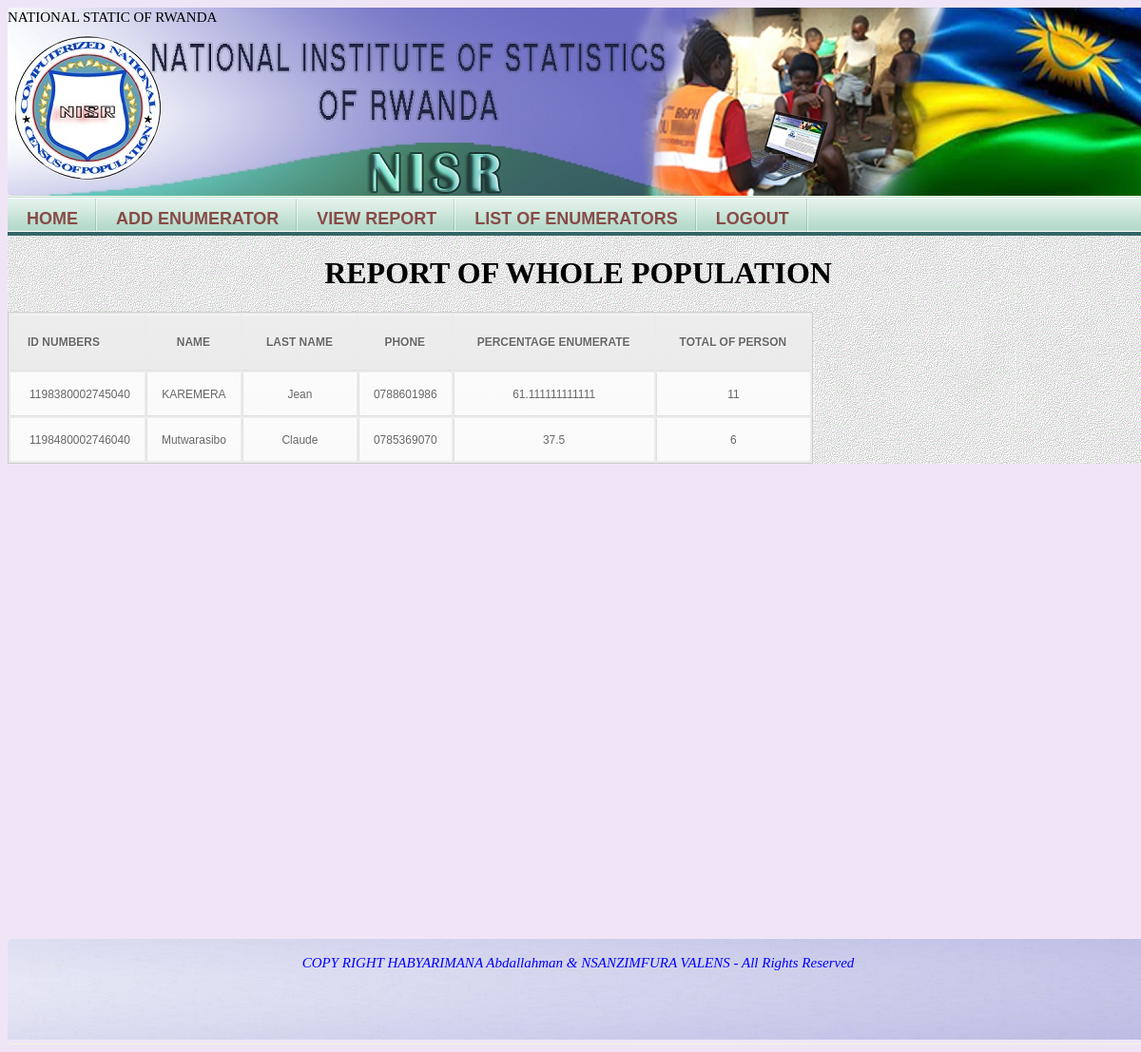
The app's page /list_enumerators.php (signed in) with its own data.
### tables this page shows
CREATE TABLE IF NOT EXISTS `enumerators` (
  `Id_Enum` varchar(25) NOT NULL,
  `Name_Enum` text NOT NULL,
  `LN_Enum` text NOT NULL,
  `Phone` varchar(12) NOT NULL,
  `Username` varchar(20) NOT NULL,
  `Password` varchar(50) NOT NULL,
  `Year_Of_census` int(4) NOT NULL,
  `ProvinceId` int(15) NOT NULL,
  `District_Id` int(15) NOT NULL,
  `Sector_Id` int(15) NOT NULL,
  PRIMARY KEY (`Id_Enum`)
);

### list_enumerators.php (the view, shortened to what this page needs)
<? session_start();
if(isset($_SESSION['logged-in']) && $_SESSION['logged-in']==true){
?>
<!DOCTYPE html">
<html lang="EN" >
<head>
<link type="text/css" rel="stylesheet" href="css/sheet.css" media="all" />
<link type="text/css" rel="stylesheet" href="css/Enumerationprocess.css" media="all" />
<link type="text/css" rel="stylesheet" href="css/table_design.css" media="all" />
</head>
<body>
<div id="heading">
<p> NATIONAL STATIC OF RWANDA </p> </br>
</div>
<div id="Content">
<div id="navmenu">
<ul>
<li> <a href="admin.php">HOME</a><li>
<li><a href="admin.php?addenum=addenum">ADD ENUMERATOR </a></li>
<li> <a href="report.php">VIEW REPORT</a></li>
<li> <a href="list_enumerators.php"> LIST OF ENUMERATORS </a></li>
<li> <a href="logout.php"> LOGOUT </a></li>
</ul>
</div>
<h1 align="center"> REPORT OF WHOLE POPULATION </h1>
                <table>
                <tr>
                <th>  ID NUMBERS </th> <th> NAME  </th> <th> LAST NAME  </th> <th> PHONE  </th> <th> PERCENTAGE ENUMERATE  </th><th> TOTAL OF PERSON </th>
                </tr>
                <tr>
                <?
				$qy="SELECT * FROM enumerators";
                $re=mysql_query($qy);
	             while($ro=mysql_fetch_array($re)){
				$idenum=$ro['Id_Enum'];
				$count=0;
				$total=0;
                $query="SELECT *from household";
                $res=mysql_query($query) or ('Error in selection');
                while($row=mysql_fetch_array($res)){
				$count=$count+1;
				if($row['Id_Enum']==$idenum) {
				$count=$count+1;
				 $c=$row['Nu.Members'];
				 $total=$total+$c;
				  }
				  }
				  $tperc=($total*100)/$count;
                ?>
                <td>
                  <?=$ro['Id_Enum']?> </td>
				 <td>
                  <?=$ro['Name_Enum']?> </td>
                 <td><?=$ro['LN_Enum']?> </td>
                 <td><?=$ro['Phone']?> </td>
                  <td><?=$tperc?></td>
                  <td><?=$total?></td>
                 </tr>
	<?
	}
	?>
     </table>
    </div>
<div id="footest">
<p> COPY RIGHT HABYARIMANA Abdallahman & NSANZIMFURA VALENS - All Rights Reserved </p>
</div>
</body>
</html>
<?
}
else
{
echo "Please this page can not open while Your are not logged in................";
echo '<a href="index.php"> Back to Log In</a>';
}
?>

### css/sheet.css (style rules this page uses)
body { background-image: url(img/bg-bbbody.png); }
#Content { width:1200px; margin-left:450px; margin-right:450px; background-image: url(img/boar.gif); margin:0 auto; }
#heading { margin-top:0px; width:1200px; background:transparent url(../img/bg-bubheader1.jpg) top left no-repeat; margin-left:450px; margin-right:450px; height:198px; position:relative; line-height:20px; font-size:15px; border-radius: 5px; border-bottom-color: #2A0000; border-bottom:1px solid beige; margin:0 auto; }
#navmenu ul { clear:both; margin-top:140px; margin:0; padding:0; list-style-type:none; width:1200px; position:relative; display:block; height:36px; text-transform:uppercase; font-size:18px; font-weight:bold; background:transparent url('../img/OFF.gif') repeat-x top left; font-family:Helvetica,Arial,Verdana,sans-serif; border-bottom:4px solid #336666; border-top:1px solid #C0E2D4; margin:0 auto; }
#navmenu li { display:block; float:left; margin:0; pading:0; }
#navmenu li a { display:block; float:left; color:#874B46; text-decoration:none; font-weight:bold; padding:12px 20px 0 20px; height:24px; background:transparent url('../img/DIVIDER.gif') no-repeat top right; }
#footest { width: 1200px; background:transparent url(../img/bg-bubfooter1.jpg) top left no-repeat; text-align:center; font-style:oblique; color:#0000FF; height:110px; line-height:20px; font-size:15px; background-repeat: no-repeat; border-radius: 5px; border-bottom-color: #2A0000; border-bottom:1px solid beige; margin:0 auto; margin-top:500px; overflow: auto; }

### css/table_design.css (style rules this page uses)
table { font-family:Arial, Helvetica, sans-serif; color:#666; font-size:12px; text-shadow: 1px 1px 0px #fff; background:#eaebec; margin:20px; border:#ccc 1px solid; margin-left:0%; }
table th { padding:21px 25px 22px 25px; border-top:1px solid #fafafa; border-bottom:1px solid #e0e0e0; background: #ededed; background: -webkit-gradient(linear, left top, left bottom, from(#ededed), to(#ebebeb)); background: -moz-linear-gradient(top, #ededed, #ebebeb); }
table th:first-child { text-align: left; padding-left:18px; }
table tr:first-child th:first-child { -moz-border-radius-topleft:3px; -webkit-border-top-left-radius:3px; border-top-left-radius:3px; }
table tr:first-child th:last-child { -moz-border-radius-topright:3px; -webkit-border-top-right-radius:3px; border-top-right-radius:3px; }
table tr { text-align: center; padding-left:20px; }
table tr td:first-child { text-align: left; padding-left:20px; border-left: 0; }
table tr td { padding:15px; border-top: 1px solid #ffffff; border-bottom:1px solid #e0e0e0; border-left: 1px solid #e0e0e0; background: #fafafa; background: -webkit-gradient(linear, left top, left bottom, from(#fbfbfb), to(#fafafa)); background: -moz-linear-gradient(top, #fbfbfb, #fafafa); }
table tr:last-child td { border-bottom:0; }
table tr:last-child td:first-child { -moz-border-radius-bottomleft:3px; -webkit-border-bottom-left-radius:3px; border-bottom-left-radius:3px; }
table tr:last-child td:last-child { -moz-border-radius-bottomright:3px; -webkit-border-bottom-right-radius:3px; border-bottom-right-radius:3px; }

### records on screen
enumerators: Id_Enum "1198380002745040", Name_Enum "KAREMERA", LN_Enum "Jean", Phone "0788601986", tperc "61.111111111111", total "11"
enumerators: Id_Enum "1198480002746040", Name_Enum "Mutwarasibo", LN_Enum "Claude", Phone "0785369070", tperc "37.5", total "6"
